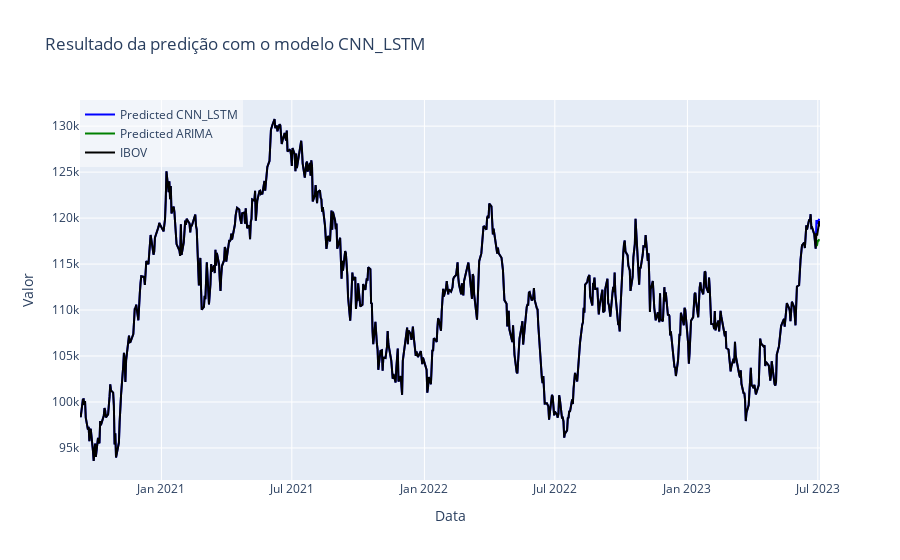

The code cell stored with this chart in its notebook:
### Code cell
import plotly.graph_objects as go

# Cria um gráfico de linha usando o Plotly
fig = go.Figure()

# Adiciona os valores preditos ao gráfico
fig.add_trace(go.Scatter(x=T_preds, y=y_outs, mode='lines', name=f'Predicted {model_name}', line=dict(color='blue')))

fig.add_trace(go.Scatter(x=T_preds[-(n_steps+1):], y=arima_predictions, mode='lines', name="Predicted ARIMA", line=dict(color='green')))

# Adiciona os valores reais ao gráfico
fig.add_trace(go.Scatter(x=T_test.values, y=y_test_real, mode='lines', name=ticker, line=dict(color='black')))
# Configura o layout do gráfico
fig.update_layout(
    title=f'Resultado da predição com o modelo {model_name}',
    xaxis_title='Data',
    yaxis_title='Valor',
    showlegend=True,
    legend=dict(x=0, y=1, bgcolor='rgba(255, 255, 255, 0.5)')
)

# Exibe o gráfico
fig.show()

### Figure 1 — Plotly figure (JSON) as saved in the notebook; plotly's stock layout.template omitted (floating-point values rounded to 4 significant figures; data arrays with more than 128 entries replaced by an {"elided": "..."} marker saying what was removed)
{"data": [{"line": {"color": "blue"}, "mode": "lines", "name": "Predicted CNN_LSTM", "type": "scatter", "x": {"elided": "698 str values"}, "y": {"elided": "698 float values"}}, {"line": {"color": "green"}, "mode": "lines", "name": "Predicted ARIMA", "type": "scatter", "x": ["2023-06-28T00:00:00.000000000", "2023-06-29T00:00:00.000000000", "2023-06-30T00:00:00.000000000", "2023-07-01T00:00:00.000000000", "2023-07-02T00:00:00.000000000", "2023-07-03T00:00:00.000000000"], "y": [116900.0, 117100.0, 117100.0, 117500.0, 117500.0, 117700.0]}, {"line": {"color": "black"}, "mode": "lines", "name": "IBOV", "type": "scatter", "x": {"elided": "697 str values"}, "y": {"elided": "697 int values"}}], "layout": {"legend": {"bgcolor": "rgba(255, 255, 255, 0.5)", "x": 0, "y": 1}, "showlegend": true, "title": {"text": "Resultado da predição com o modelo CNN_LSTM"}, "xaxis": {"title": {"text": "Data"}}, "yaxis": {"title": {"text": "Valor"}}}}
